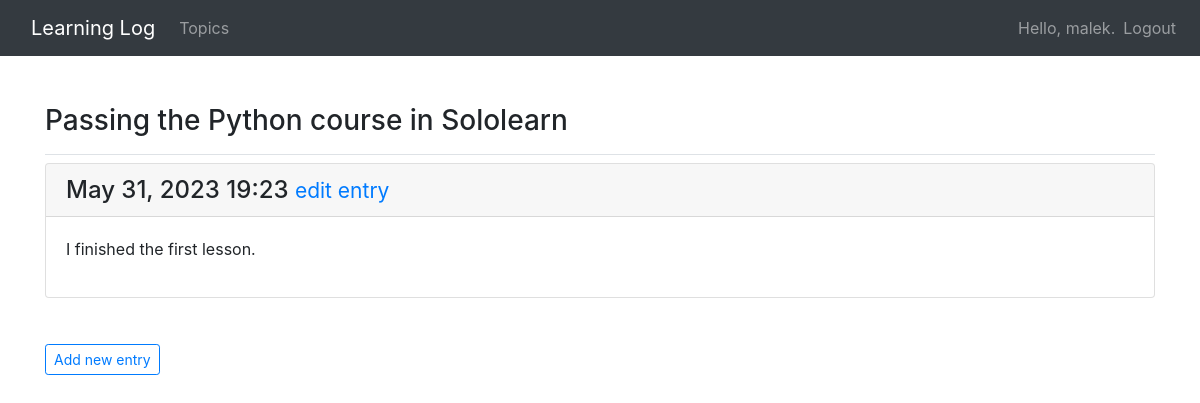
The app's page /topics/6/ (signed in) with its own data.
### learning_logs/models.py (models this page shows, shortened)
class Topic(models.Model):
    text = models.CharField(max_length=200)
    date_added = models.DateTimeField(auto_now_add=True)
    owner = models.ForeignKey(User, on_delete=models.CASCADE)
    def __str__(self):
        return self.text

class Entry(models.Model):
    topic = models.ForeignKey(Topic, on_delete=models.CASCADE)
    text = models.TextField()
    date_added = models.DateTimeField(auto_now_add=True)
    class Meta:
        verbose_name_plural = 'entries'

### learning_logs/views.py (the view)
# urls.py: path('topics/<int:topic_id>/', views.topic, name='topic'),
@login_required
def topic(request, topic_id):
	topic = Topic.objects.get(id=topic_id)
	if topic.owner != request.user:
		raise Http404
	entries = topic.entry_set.order_by('-date_added')
	context = {'topic': topic, 'entries': entries}
	return render(request, 'learning_logs/topic.html', context)

### learning_logs/templates/learning_logs/topic.html
{% extends 'learning_logs/base.html' %}
{% block page_header %}
  <h3>{{ topic }}</h3>
{% endblock page_header %}
{% block content %}
  {% for entry in entries %}
    <div class="card mb-3">
      <h4 class="card-header">
        {{ entry.date_added|date:'M d, Y H:i' }}
        <small>
          <a href="{% url 'learning_logs:edit_entry' entry.id %}">edit entry</a>
        </small>
      </h4>
      <div class="card-body">
        {{ entry.text|linebreaks }}
      </div>
    </div>
  {% empty %}
    <p>There are no entries for this topic yet.</p>
  {% endfor %}
  <p>
    <a class="btn btn-sm btn-outline-primary" style="margin-top: 30px;" href="{% url 'learning_logs:new_entry' topic.id %}">Add new entry</a>
  </p>
{% endblock content %}

### learning_logs/templates/learning_logs/base.html (shortened to what this page needs)
{% load bootstrap4 %}
<html lang="en">
<head>
  {% bootstrap_css %}
</head>
<body>
  <nav class="navbar navbar-expand-md navbar-dark bg-dark mb-5">
    <a class="navbar-brand" style="margin-left:15px;" href="{% url 'learning_logs:index'%}">Learning Log</a>
    <div class="collapse navbar-collapse" id="navbarCollapse">
      <ul class="navbar-nav mr-auto">
        <li class="nav-item">
          <a class="nav-link" href="{% url 'learning_logs:topics'%}">Topics</a>
        </li>
      </ul>
      <ul class="navbar-nav ml-auto">
      	{% if user.is_authenticated %}
      	  <li class="nav-item">
      	    <span class="navbar-text">Hello, {{ user.username }}.</span>
      	  </li>
      	  <li class="nav-item">
      	    <a class="nav-link" href="{% url 'users:logout' %}">Logout</a>
      	  </li>
	      {% endif %}
	    </ul>
	  </div>
  </nav>
  <main role="main" class="container">
    <div class="pb-2 mb-2 border-bottom">
      {% block page_header %}{% endblock page_header %}
    </div>
    <div>
      {% block content %}{% endblock content %}
    </div>
  </main>
</body>
</html>

### records on screen
Topic: text "Passing the Python course in Sololearn"
Entry: date_added "May 31, 2023 19:23", text "I finished the first lesson."

### other values on screen
{{ user.username }} "malek"
